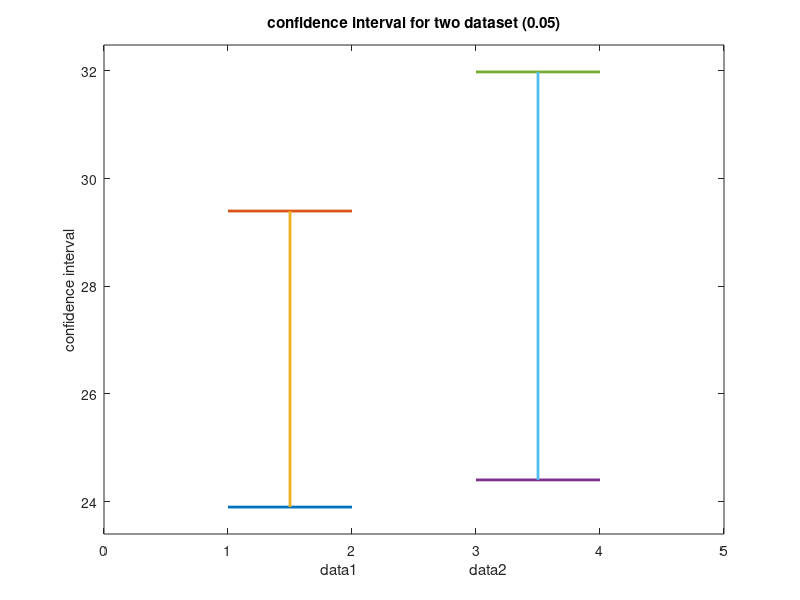
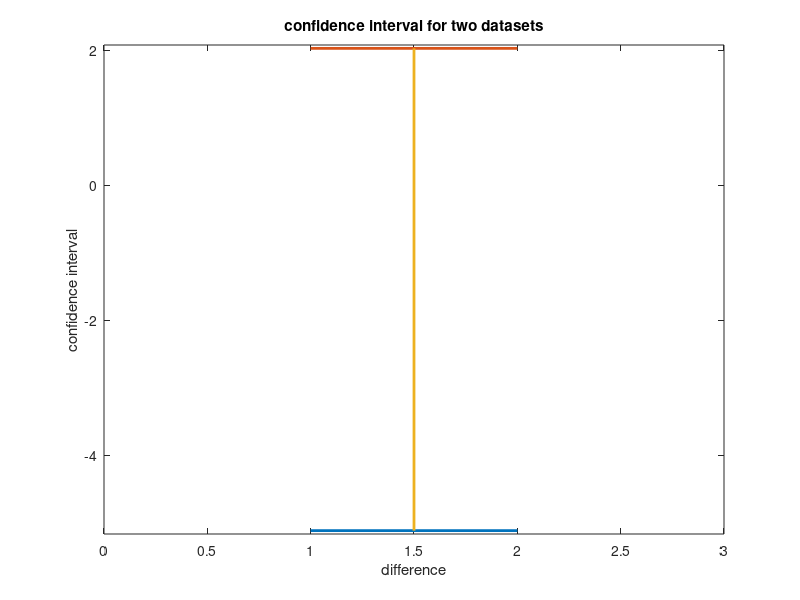
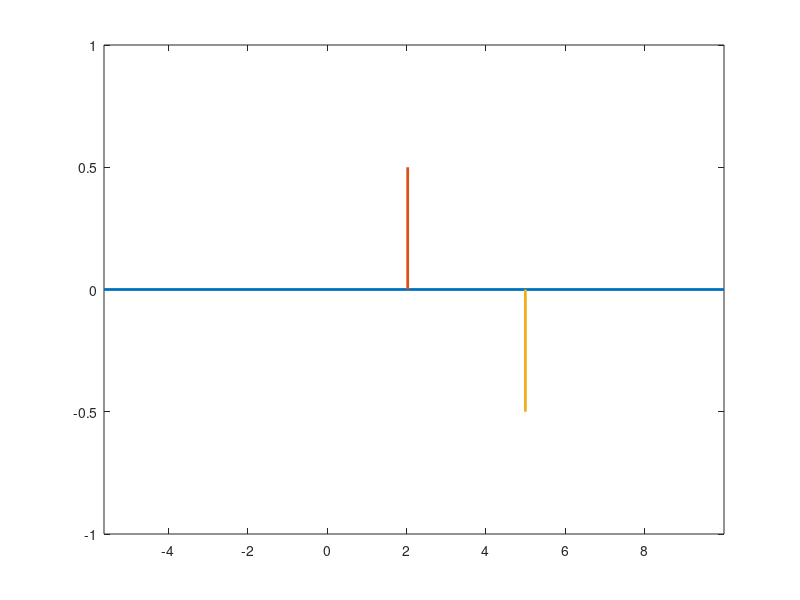
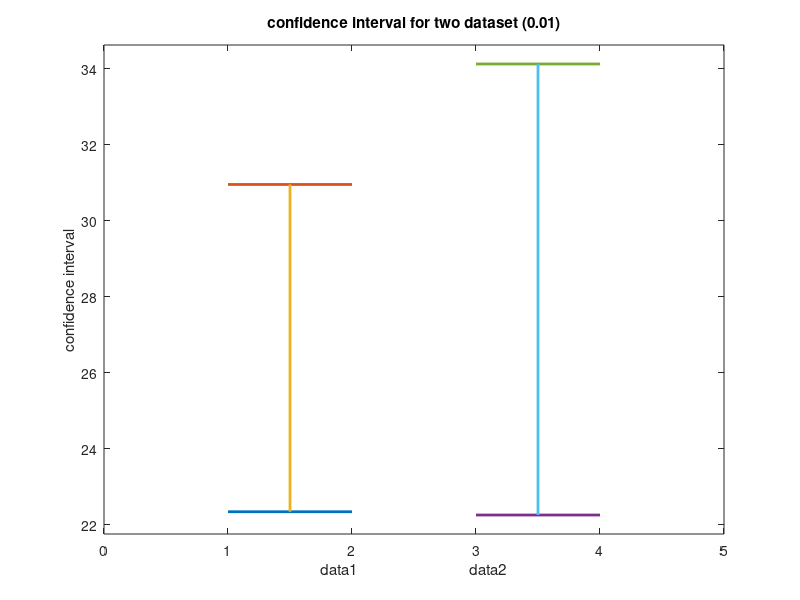

Write the MATLAB code that produced these figures, in order.
close all;
clear;
load('data_lab7.mat')
arr1=psnr1';
arr2=psnr2';



mean1=mean(arr1)
mean2=mean(arr2)

s1=std(arr1)
s2=std(arr2)

n1=size(arr1,1)
n2=size(arr2,1)
tval1=2.571
tval2=tval1

cimin1=mean1-(s1*tval1)/(n1^(0.5));
cimin2=mean2-(s2*tval2)/(n2^(0.5));

cimax1=mean1+(s1*tval1)/(n1^(0.5));
cimax2=mean2+(s2*tval2)/(n2^(0.5));


int1=cimax1-cimin2;

CI1 = [cimin1 cimax1]
CI2 = [cimin2 cimax2]



figure;
plot([1 2],[CI1(1) CI1(1)],'lineWidth',2)
hold on
plot([1 2],[CI1(2) CI1(2)],'lineWidth',2)
hold on
plot([1.5 1.5], CI1,'lineWidth',2)
hold on
plot([3 4],[CI2(1) CI2(1)],'lineWidth',2)
hold on
plot([3 4],[CI2(2) CI2(2)],'lineWidth',2)
hold on
plot([3.5 3.5], CI2,'lineWidth',2)
xlabel('data1                            data2')
ylabel('confidence interval')
title('confidence interval for two dataset (0.05)')

av1=[CI1 CI2];
ylim([min(av1)-0.5 max(av1)+0.5])
xlim([0 5])




mean1=mean(arr1);
mean2=mean(arr2);

s1=std(arr1);
s2=std(arr2);

n1=size(arr1,1);
n2=size(arr2,1);

abc1=(s1*s1*(n1-1)+ s2*s2*(n2-1))/(n1+n2-2);
abc2=(1/n1 +1/n2)^(0.5);
abc1=abc1^(0.5);

abc1=abc1*abc2;


tval1=1.963;
abc1=abc1*tval1;



cimin1=mean1-mean2-abc1;
cimax1=mean1-mean2+abc1;

CI=[cimin1 cimax1]
 

figure;
plot([1 2],[CI(1) CI(1)],'lineWidth',2)
hold on
plot([1 2],[CI(2) CI(2)],'lineWidth',2)
hold on
plot([1.5 1.5], CI,'lineWidth',2)
xlabel('difference')
ylabel('confidence interval')
title('confidence interval for two datasets')


av1=CI ;
ylim([min(av1)-0.05 max(av1)+0.05])
xlim([0 3])




int1=abs(int1)
av=[CI int1];
CI=abs(CI);
figure;
plot([min(av)-0.5 max(av)+5],[ 0 0], 'lineWidth',2)
hold on
plot([min(CI) min(CI)], [ 0 0.5], 'lineWidth',2)
hold on
plot([int1 int1], [ 0 -0.5], 'lineWidth',2)
hold on


xlim([min(av)-0.5 max(av)+5])
ylim([-1 1])







arr1=psnr1';
arr2=psnr2';



mean1=mean(arr1);
mean2=mean(arr2);

s1=std(arr1);
s2=std(arr2);

n1=size(arr1,1);
n2=size(arr2,1);

tval1=4.033;
tval2=tval1;

cimin1=mean1-(s1*tval1)/(n1^(0.5));
cimin2=mean2-(s2*tval2)/(n2^(0.5));

cimax1=mean1+(s1*tval1)/(n1^(0.5));
cimax2=mean2+(s2*tval2)/(n2^(0.5));


int1=cimax1-cimin2;

CI1 = [cimin1 cimax1];
CI2 = [cimin2 cimax2];



figure;
plot([1 2],[CI1(1) CI1(1)],'lineWidth',2)
hold on
plot([1 2],[CI1(2) CI1(2)],'lineWidth',2)
hold on
plot([1.5 1.5], CI1,'lineWidth',2)
hold on
plot([3 4],[CI2(1) CI2(1)],'lineWidth',2)
hold on
plot([3 4],[CI2(2) CI2(2)],'lineWidth',2)
hold on
plot([3.5 3.5], CI2,'lineWidth',2)
xlabel('data1                            data2')
ylabel('confidence interval')
title('confidence interval for two dataset (0.01)')

av1=[CI1 CI2];
ylim([min(av1)-0.5 max(av1)+0.5])
xlim([0 5])





mean1=mean(arr1);
mean2=mean(arr2);

s1=std(arr1);
s2=std(arr2);

n1=size(arr1,1);
n2=size(arr2,1);

abc1=(s1*s1*(n1-1)+ s2*s2*(n2-1))/(n1+n2-2);
abc2=(1/n1 +1/n2)^(0.5);
abc1=abc1^(0.5);

abc1=abc1*abc2;


tval1=1.963;
abc1=abc1*tval1;



cimin1=mean1-mean2-abc1;
cimax1=mean1-mean2+abc1;

CI=[cimin1 cimax1]


figure;
plot([1 2],[CI(1) CI(1)],'lineWidth',2)
hold on
plot([1 2],[CI(2) CI(2)],'lineWidth',2)
hold on
plot([1.5 1.5], CI,'lineWidth',2)
xlabel('difference')
ylabel('confidence interval')
title('confidence interval for two datasets')


av1=CI ;
ylim([min(av1)-0.05 max(av1)+0.05])
xlim([0 3])



int1=abs(int1)
av=[CI int1];
CI=abs(CI);
figure;
plot([min(av)-0.5 max(av)+5],[ 0 0], 'lineWidth',2)
hold on
plot([min(CI) min(CI)], [ 0 0.5], 'lineWidth',2)
hold on
plot([int1 int1], [ 0 -0.5], 'lineWidth',2)
hold on


xlim([min(av)-0.5 max(av)+5])
ylim([-1 1])






alg1=psnr1';
alg2=psnr2';
data2=alg1-alg2;
m1=mean(data2);
std1=std(data2);
n=size(alg1,1);

% Should we do the t-test?
ES=(mean(alg1) -mean(alg2) )/std1

% paired t-test
t_value=abs(m1)/(std1/(n^(0.5)))

tv1=2.015
tv2=3.365

if (t_value>tv1)
    'reject 0.05'
else
    'accept 0.05'
end


if (t_value>tv2)
    'reject 0.01'
else
    'accept 0.01'
end




